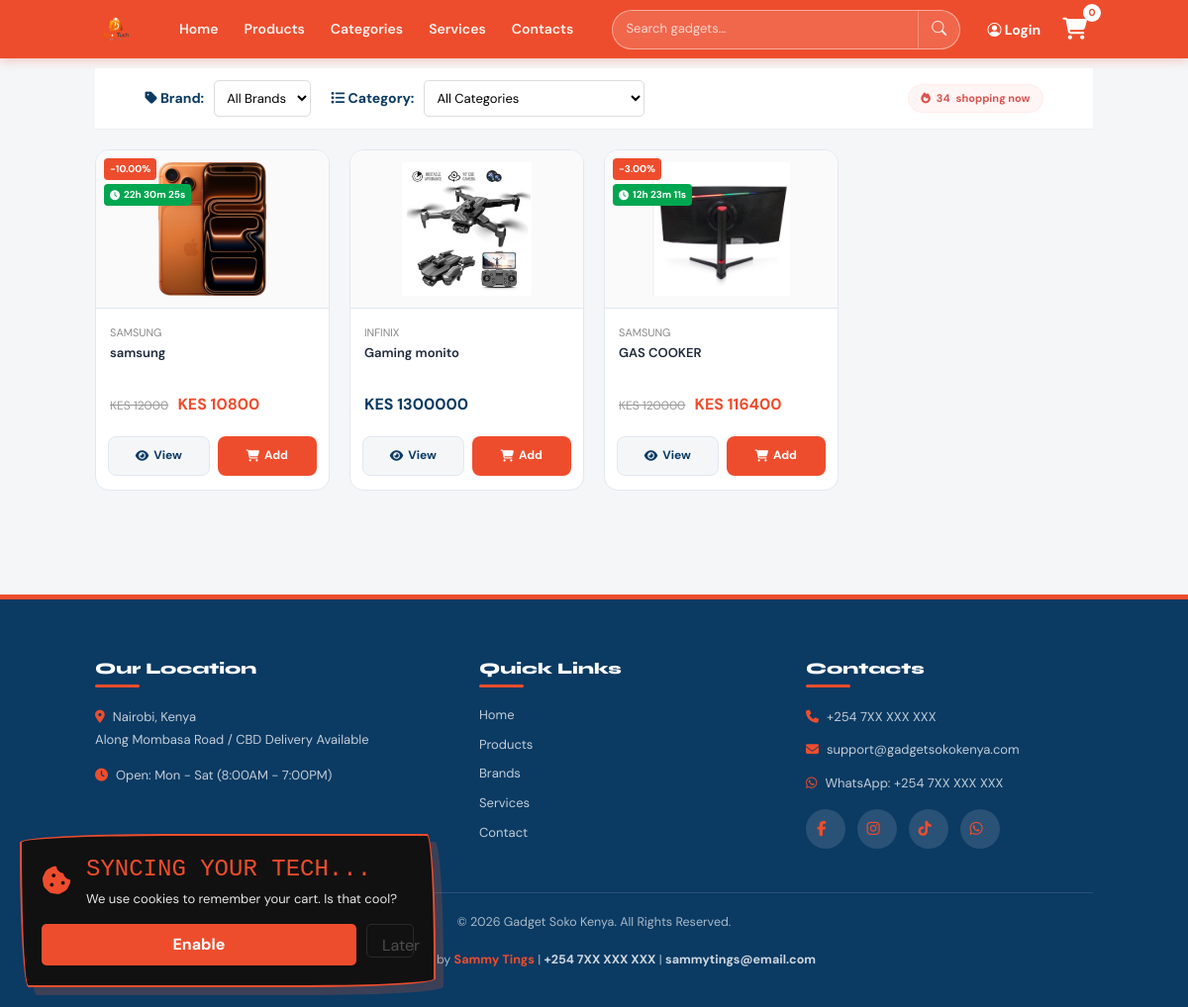
Screenshot of /products/ with the database file from the repository.
### app/models.py (models this page shows, shortened)
class Product(models.Model):
    name = models.CharField(max_length=255)
    price = models.DecimalField(max_digits=10, decimal_places=2)
    discount = models.DecimalField(max_digits=4, decimal_places=2, default=0)
    shipping_fee = models.DecimalField(max_digits=10, decimal_places=2, default=0.00)
    stock = models.IntegerField()
    category = models.ForeignKey(Category, on_delete=models.CASCADE, related_name="products")
    brand = models.ForeignKey(Brand, on_delete=models.CASCADE, related_name='products', null=True, blank=True)
    image = models.ImageField(upload_to='products/', null=True, blank=True)
    specifications = models.TextField(blank=True)
    views = models.IntegerField(default=0)
    created_at = models.DateTimeField(auto_now_add=True)
    updated_at = models.DateTimeField(auto_now=True)
    discount_duration_hours = models.PositiveIntegerField(default=0)
    discount_start_time = models.DateTimeField(null=True, blank=True)
    @property
    def is_on_sale(self):
        if self.discount > 0 and self.discount_start_time and self.discount_duration_hours > 0:
            expiry_time = self.discount_start_time + timedelta(hours=self.discount_duration_hours)
            return timezone.now() < expiry_time
        return False
    @property
    def discount_expiry(self):
        if self.discount_start_time and self.discount_duration_hours:
            return self.discount_start_time + timedelta(hours=self.discount_duration_hours)
        return None
    @property
    def discounted_price(self):
        if self.is_on_sale and self.discount > 0:
            return self.price * (1 - self.discount / 100)
        return self.price

class ProductImage(models.Model):
    product = models.ForeignKey(Product, on_delete=models.CASCADE, related_name='images')
    image = models.ImageField(upload_to='products/')
    views = models.IntegerField(default=0)
    class Meta:
        ordering = ['id']

class Brand(models.Model):
    name = models.CharField(max_length=100, unique=True)
    logo = models.ImageField(upload_to='brands/', blank=True, null=True)

### app/views.py (the view)
# urls.py: path('products/', views.products_view, name='products'),
def products_view(request, brand_id=None, category_id=None):
    products = Product.objects.all()
    categories = Category.objects.all()
    brands = Brand.objects.all()
    if brand_id:
        products = products.filter(brand_id=brand_id)
    if category_id:
        products = products.filter(category_id=category_id)
    context = {
        'products': products,
        'categories': categories,
        'brands': brands,
        'current_brand_id': brand_id,
        'current_cat_id': category_id,
    }
    return render(request, 'products.html', context)

### app/context_processors.py (called while the page is built)
def cart_count(request):
    count = 0
    if request.user.is_authenticated:
        result = CartItem.objects.filter(user=request.user).aggregate(
            total=Sum('quantity')
        )
        count = result['total'] or 0
    return {'cart_count': count}

### app/templates/products.html (shortened to what this page needs)
{% extends 'base_site.html' %}
{% load static %}
{% block content %}
<link rel="stylesheet" href="https://cdnjs.cloudflare.com/ajax/libs/font-awesome/6.5.0/css/all.min.css">
<div class="filter-nav">
    <div class="filter-group">
        <label><i class="fas fa-tag"></i> Brand:</label>
        <select onchange="location = this.value;">
            <option value="{% url 'products' %}">All Brands</option>
        </select>
    </div>
    <div class="filter-group">
        <label><i class="fas fa-list"></i> Category:</label>
        <select onchange="location = this.value;">
            <option value="{% url 'products' %}">All Categories</option>
        </select>
    </div>
    <div style="margin-left:auto;font-size:11px;background:#fff5f5;color:#d9534f;padding:5px 12px;border-radius:20px;font-weight:bold;border:1px solid #ffebeb;display:flex;align-items:center;gap:6px;">
        <i class="fa fa-fire"></i> <span id="live-watchers">34</span> shopping now
    </div>
</div>
<section class="product-grid" style="padding: 20px 0;">
    {% for product in products %}
    <div class="product-card" style="position:relative;">
        <div class="timer-container">
            {% if product.discount > 0 %}
                <div class="discount-tag">-{{ product.discount }}%</div>
            {% endif %}
            {% if product.discount_expiry %}
                <div class="timer-badge" data-expiry="{{ product.discount_expiry|date:'Y-m-d H:i:s' }}">
                    <i class="fas fa-clock"></i>
                    <span class="countdown-text">...</span>
                </div>
            {% endif %}
        </div>
        <div class="img-container">
            <img src="{% if product.images.first %}{{ product.images.first.image.url }}{% else %}{% static 'images/default.png' %}{% endif %}" alt="{{ product.name }}">
        </div>
        <div class="product-info">
            <span style="color:#888;font-size:11px;text-transform:uppercase;">{{ product.brand.name }}</span>
            <h3>{{ product.name|truncatewords:4 }}</h3>
            <div class="price-box" style="padding: 4px 0 8px;">
                {% if product.discount > 0 %}
                    <span style="text-decoration:line-through;color:#999;font-size:12px;margin-right:5px;">KES {{ product.price|floatformat:0 }}</span>
                    <span style="color:var(--primary-orange);font-weight:bold;">KES {{ product.discounted_price|floatformat:0 }}</span>
                {% else %}
                    <span style="color:var(--navy-blue);font-weight:bold;">KES {{ product.price|floatformat:0 }}</span>
                {% endif %}
            </div>
        </div>
        <div class="product-actions">
            <a href="{% url 'product_detail' product.id %}" class="btn-view"><i class="fa fa-eye"></i> View</a>
            <button class="btn-add" onclick="addToCart({{ product.id }}, this)">
                <i class="fa fa-shopping-cart"></i> Add
            </button>
        </div>
    </div>
    {% empty %}
    <div style="grid-column:1/-1;text-align:center;padding:80px 20px;">
        <i class="fas fa-search" style="font-size:40px;color:#ccc;margin-bottom:15px;"></i>
        <p style="color:#777;">Hakuna products hapa. Try another filter.</p>
    </div>
    {% endfor %}
</section>
{% endblock %}

### app/templates/base_site.html (style rules this page uses)
:root { --primary: #ee4d2d; --primary-hover: #d73d1f; --navy: #0b3a63; --success: #00a650; --bg-light: #f4f6f8; --white: #ffffff; --text-main: #1e293b; --text-muted: #64748b; --border: #e2e8f0; --shadow-sm: 0 2px 8px rgba(0,0,0,0.06); --shadow-md: 0 10px 25px rgba(0,0,0,0.1); --radius-sm: 8px; --radius-md: 14px; --transition: all 0.3s cubic-bezier(0.4,0,0.2,1); }
*, *::before, *::after { box-sizing: border-box; margin: 0; padding: 0; }
html { scroll-behavior: smooth; }
body { font-family: 'DM Sans', 'Segoe UI', system-ui, sans-serif; background: var(--bg-light); color: var(--text-main); line-height: 1.6; overflow-x: hidden; min-height: 100vh; display: flex; flex-direction: column; }
a { text-decoration: none; color: inherit; transition: var(--transition); }
button { cursor: pointer; transition: var(--transition); }
.product-grid { display: grid; grid-template-columns: repeat(auto-fill, minmax(220px, 1fr)); gap: 20px; }
.product-card, .product { background: var(--white); border-radius: var(--radius-md); border: 1px solid var(--border); overflow: hidden; display: flex; flex-direction: column; transition: var(--transition); position: relative; }
.img-container { width: 100%; height: 160px; display: flex; align-items: center; justify-content: center; background: #fafafa; border-bottom: 1px solid var(--border); padding: 12px; overflow: hidden; }
.img-container img { max-width: 100%; max-height: 100%; object-fit: contain; transition: transform 0.4s ease; }
.product-info { padding: 10px 14px 4px; }
.product-info h3 { font-size: 13px; font-weight: 600; line-height: 1.35; display: -webkit-box; -webkit-line-clamp: 2; -webkit-box-orient: vertical; overflow: hidden; min-height: 36px; color: var(--text-main); }
.product-actions { display: flex; gap: 8px; padding: 8px 12px 14px; margin-top: auto; }
.btn-view, .btn-add { flex: 1; padding: 9px 6px; font-size: 12px; font-weight: 700; border-radius: var(--radius-sm); text-align: center; display: flex; align-items: center; justify-content: center; gap: 5px; }
.btn-view { background: var(--bg-light); color: var(--navy); border: 1px solid var(--border); }
.btn-add { background: var(--primary); color: var(--white); border: none; }

### app/templates/products.html (style rules this page uses)
:root { --primary-orange: #ee4d2d; --navy-blue: #0b3a63; --success-green: #00a650; --verified-blue: #0288d1; }
.timer-container { position: absolute; top: 8px; left: 8px; z-index: 10; display: flex; flex-direction: column; gap: 4px; }
.timer-badge { background: var(--success-green); color: white; padding: 3px 6px; border-radius: 4px; font-size: 10px; font-weight: bold; display: flex; align-items: center; gap: 4px; }
.discount-tag { background: var(--primary-orange); color: white; padding: 3px 6px; border-radius: 4px; font-size: 10px; font-weight: bold; width: fit-content; }
.filter-nav { background: white; border-bottom: 1px solid #eee; padding: 12px 5%; display: flex; gap: 20px; align-items: center; flex-wrap: wrap; }
.filter-group { display: flex; align-items: center; gap: 10px; }
.filter-group label { font-weight: bold; color: var(--navy-blue); font-size: 14px; }
.filter-group select { padding: 8px; border: 1px solid #ddd; border-radius: 5px; outline: none; font-size: 13px; background: #fff; }

### rows the page displays
Product: discount "10.00", images.first.image (picture), brand.name "SAMSUNG", name "samsung", price "12000", discounted_price "10800"
Product: images.first.image (picture), brand.name "INFINIX", name "Gaming monito", price "1300000"
Product: discount "3.00", images.first.image (picture), brand.name "SAMSUNG", name "GAS COOKER", price "120000", discounted_price "116400"

### other values shown
{{ cart_count|default:0 }} "0"
{{ year|default:"2026" }} "2026"
